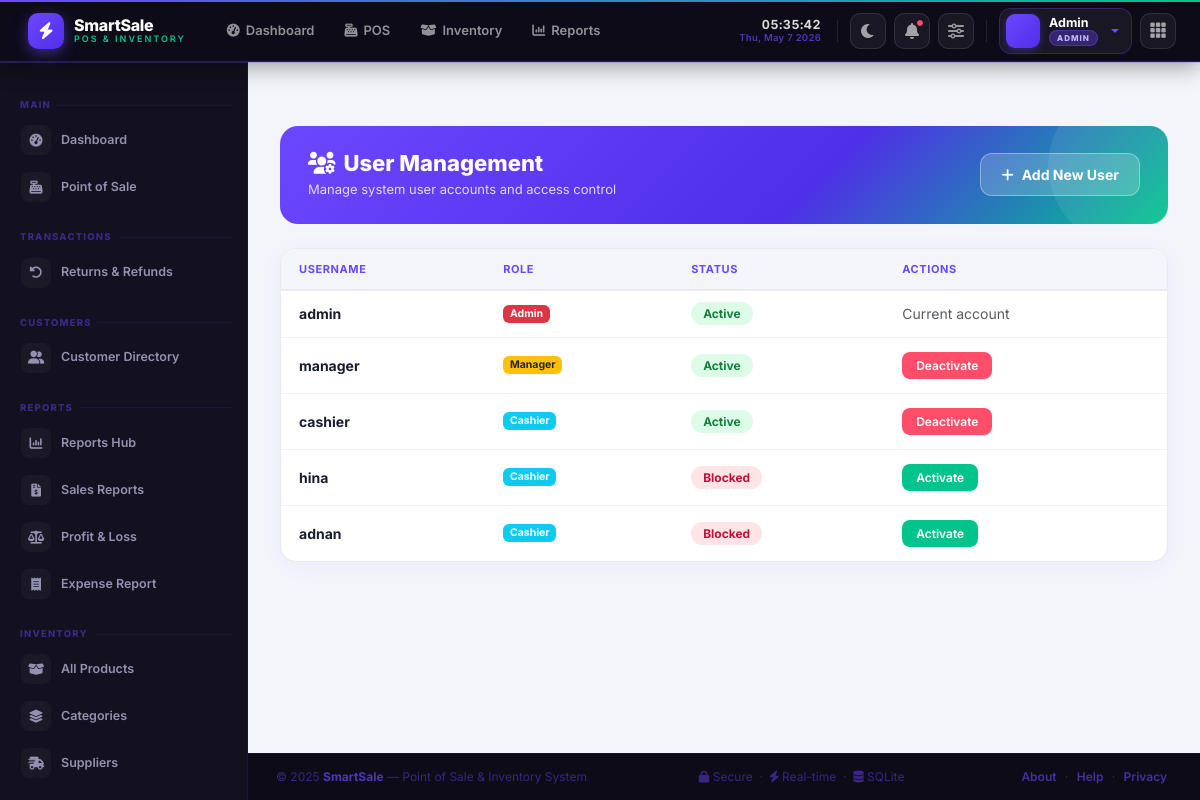
The page /manage-users (signed in) on the database its author committed.
### models.py (models this page shows, shortened)
class User(UserMixin, db.Model):
    __tablename__ = 'users'
    id = db.Column(db.Integer, primary_key=True)
    username = db.Column(db.String(80), unique=True, nullable=False)
    email = db.Column(db.String(120), unique=True, nullable=True)
    password_hash = db.Column(db.String(200), nullable=False)
    role = db.Column(db.String(20), nullable=False, default='cashier')
    is_active = db.Column(db.Boolean, default=True)
    created_at = db.Column(db.DateTime, default=datetime.utcnow)
    reset_token = db.Column(db.String(100), nullable=True)
    reset_token_expiry = db.Column(db.DateTime, nullable=True)
    transactions = db.relationship('Transaction', back_populates='cashier', lazy=True)
    def is_admin(self):
        return self.role == 'admin'

### app.py (the view)
@app.route('/manage-users')
@login_required
@admin_or_manager_required
def manage_users():
    users = User.query.all()
    return render_template('manage_users.html', users=users, datetime=datetime)

### app.py (called while the page is built, shortened)
@app.context_processor
def inject_settings():
    settings = SystemSettings.query.first()
    return dict(settings=settings)

def admin_or_manager_required(f):
    @wraps(f)
    def decorated_function(*args, **kwargs):
        if not current_user.is_authenticated:
            flash('Please login to access', 'error')
            return redirect(url_for('login'))
        if not (current_user.is_admin() or current_user.is_manager()):
            flash('Admin or Manager access required', 'error')
            return redirect(url_for('dashboard'))
        return f(*args, **kwargs)
    return decorated_function

@login_manager.user_loader
def load_user(user_id):
    return User.query.get(int(user_id))

### templates/manage_users.html (shortened to what this page needs)
﻿{% extends "base.html" %}
{% block head %}
<link rel="stylesheet" href="{{ url_for('static', filename='css/manage_users.css') }}">
{% endblock %}
{% block content %}
<div class="page-head">
    <div>
        <h2><i class="fas fa-users-cog me-2"></i>User Management</h2>
        <p>Manage system user accounts and access control</p>
    </div>
    <a href="{{ url_for('register') }}" class="btn-add-user">
        <i class="fas fa-plus"></i> Add New User
    </a>
</div>
<div class="user-card">
    <div class="p-0">
        <table class="user-table">
            <thead>
                <tr><th>Username</th><th>Role</th><th>Status</th><th>Actions</th></tr>
            </thead>
            <tbody>
                {% for user in users %}
                <tr>
                    <td><strong>{{ user.username }}</strong></td>
                    <td>
                        <span class="badge
                            {% if user.role == 'admin' %}bg-danger
                            {% elif user.role == 'manager' %}bg-warning text-dark
                            {% else %}bg-info{% endif %}">
                            {{ user.role|capitalize }}
                        </span>
                    </td>
                    <td>
                        <span class="status-badge {% if user.is_active %}status-active{% else %}status-inactive{% endif %}">
                            {{ 'Active' if user.is_active else 'Blocked' }}
                        </span>
                    </td>
                    <td>
                        {% if user.id != current_user.id %}
                            {% if user.is_active %}
                                <a href="{{ url_for('toggle_user', user_id=user.id) }}" class="action-btn btn-deactivate" onclick="return confirm('Deactivate this user?')">Deactivate</a>
                            {% else %}
                                <a href="{{ url_for('toggle_user', user_id=user.id) }}" class="action-btn btn-activate" onclick="return confirm('Activate this user?')">Activate</a>
                            {% endif %}
                        {% else %}
                            <span class="text-muted">Current account</span>
                        {% endif %}
                    </td>
                </tr>
                {% endfor %}
            </tbody>
        </table>
    </div>
</div>
{% endblock %}

### templates/base.html (shortened to what this page needs)
<!DOCTYPE html>
<html lang="en">
<head>
    <link href="https://cdn.jsdelivr.net/npm/bootstrap@5.3.0/dist/css/bootstrap.min.css" rel="stylesheet">
    <link rel="stylesheet" href="https://cdnjs.cloudflare.com/ajax/libs/font-awesome/6.0.0/css/all.min.css">
    <link rel="stylesheet" href="https://cdn.jsdelivr.net/npm/bootstrap-icons@1.11.3/font/bootstrap-icons.min.css">
    <link rel="stylesheet" href="{{ url_for('static', filename='css/base.css') }}">
    {% block head %}{% endblock %}
</head>
<body class="{% if settings and settings.theme == 'dark' %}dark-mode{% endif %}">
{% if current_user.is_authenticated %}
<div class="sidebar" id="sidebar">
    <div class="sidebar-menu">
        <div class="menu-section">
            <div class="menu-heading">Main</div>
            <a href="{{ url_for('dashboard') }}" class="menu-item {% if request.endpoint == 'dashboard' %}active{% endif %}">
                <span class="mi-icon"><i class="fas fa-tachometer-alt"></i></span> Dashboard
            </a>
            <a href="{{ url_for('pos') }}" class="menu-item {% if request.endpoint == 'pos' %}active{% endif %}">
                <span class="mi-icon"><i class="fas fa-cash-register"></i></span> Point of Sale
            </a>
        </div>
        <div class="menu-section">
            <div class="menu-heading">Transactions</div>
            <a href="{{ url_for('returns_page') }}" class="menu-item">
                <span class="mi-icon"><i class="fas fa-rotate-left"></i></span> Returns & Refunds
            </a>
        </div>
        <div class="menu-section">
            <div class="menu-heading">Customers</div>
            <a href="{{ url_for('customers_page') }}" class="menu-item">
                <span class="mi-icon"><i class="fas fa-user-group"></i></span> Customer Directory
            </a>
        </div>
        {% if current_user.role != 'cashier' %}
        <div class="menu-section">
            <div class="menu-heading">Reports</div>
            <a href="{{ url_for('reports_dashboard') }}" class="menu-item">
                <span class="mi-icon"><i class="fas fa-chart-column"></i></span> Reports Hub
            </a>
            <a href="{{ url_for('sales') }}" class="menu-item">
                <span class="mi-icon"><i class="fas fa-file-invoice-dollar"></i></span> Sales Reports
            </a>
            <a href="{{ url_for('profit_loss_page') }}" class="menu-item">
                <span class="mi-icon"><i class="fas fa-scale-balanced"></i></span> Profit & Loss
            </a>
            <a href="{{ url_for('expenses_page') }}" class="menu-item">
                <span class="mi-icon"><i class="fas fa-receipt"></i></span> Expense Report
            </a>
        </div>
        <div class="menu-section">
            <div class="menu-heading">Inventory</div>
            <a href="{{ url_for('inventory') }}" class="menu-item {% if request.endpoint == 'inventory' %}active{% endif %}">
                <span class="mi-icon"><i class="fas fa-box-open"></i></span> All Products
            </a>
            <a href="{{ url_for('categories_page') }}" class="menu-item">
                <span class="mi-icon"><i class="fas fa-layer-group"></i></span> Categories
            </a>
            <a href="{{ url_for('suppliers_page') }}" class="menu-item">
                <span class="mi-icon"><i class="fas fa-truck-fast"></i></span> Suppliers
            </a>
        </div>
        {% endif %}
    </div>
</div>
<nav class="navbar navbar-expand-lg">
    <div class="container-fluid px-3 px-md-4">
        <a class="navbar-brand" href="{{ url_for('dashboard') }}">
            <div class="brand-icon">
                <i class="fas fa-bolt"></i>
            </div>
            <div class="brand-text-wrap">
                <div class="brand-name">SmartSale</div>
                <div class="brand-sub">POS &amp; Inventory</div>
            </div>
        </a>
        <div class="collapse navbar-collapse" id="navMenu">
            <ul class="navbar-nav me-auto mb-2 mb-lg-0 ms-2 gap-1">
                <li class="nav-item">
                    <a class="nav-link" href="{{ url_for('dashboard') }}">
                        <i class="fas fa-tachometer-alt"></i> Dashboard
                    </a>
                </li>
                <li class="nav-item">
                    <a class="nav-link" href="{{ url_for('pos') }}">
                        <i class="fas fa-cash-register"></i> POS
                    </a>
                </li>
                {% if current_user.role != 'cashier' %}
                <li class="nav-item">
                    <a class="nav-link" href="{{ url_for('inventory') }}">
                        <i class="fas fa-box-open"></i> Inventory
                    </a>
                </li>
                <li class="nav-item">
                    <a class="nav-link" href="{{ url_for('reports_dashboard') }}">
                        <i class="fas fa-chart-column"></i> Reports
                    </a>
                </li>
                {% endif %}
            </ul>
            <ul class="navbar-nav align-items-center gap-2 flex-row ms-auto">
                <li class="nav-item d-none d-xl-flex align-items-center">
                    <div class="nav-clock">
                        <span class="clock-time" id="navClock">--:--:--</span>
                        <span class="clock-date" id="navDate">--- --, ----</span>
                    </div>
                </li>
                <li class="nav-item">
                    <button class="dark-toggle" id="darkToggleBtn" title="Toggle Dark Mode" onclick="toggleDarkMode()">
                        <i class="fas fa-moon" id="darkToggleIcon"></i>
                    </button>
                </li>
                <li class="nav-item dropdown">
                    <a class="notif-btn" href="#" id="notifDropdown"
                       data-bs-toggle="dropdown" data-bs-offset="0,8"
                       title="Notifications">
                        <i class="fas fa-bell"></i>
                        <span class="notif-dot" id="notifDot"></span>
                    </a>
                </li>
                <li class="nav-item d-none d-md-block">
                    <a class="nav-icon-btn" href="{{ url_for('settings') }}" title="Settings">
                        <i class="fas fa-sliders"></i>
                    </a>
                </li>
                <li class="nav-item dropdown">
                    <a class="user-trigger dropdown-toggle" href="#" id="userMenu"
                       data-bs-toggle="dropdown" data-bs-offset="0,8"
                       style="text-decoration:none;">
                        {% if current_user.role == 'admin' %}
                            <div class="user-avatar admin"></div>
                            <div class="d-none d-sm-block">
                                <div class="user-info-name">{{ current_user.username|capitalize }}</div>
                                <span class="role-badge admin">ADMIN</span>
                            </div>
                        {% elif current_user.role == 'manager' %}
                            <div class="user-avatar manager"><i class="fas fa-user-tie"></i></div>
                            <div class="d-none d-sm-block">
                                <div class="user-info-name">{{ current_user.username|capitalize }}</div>
                                <span class="role-badge manager">MANAGER</span>
                            </div>
                        {% else %}
                            <div class="user-avatar cashier"><i class="fas fa-user"></i></div>
                            <div class="d-none d-sm-block">
                                <div class="user-info-name">{{ current_user.username|capitalize }}</div>
                                <span class="role-badge cashier">CASHIER</span>
                            </div>
                        {% endif %}
                    </a>
                </li>
                {% if current_user.role != 'cashier' %}
                <li class="nav-item dropdown">
                    <a class="grid-btn" href="#" id="gridDropdown"
                       role="button" data-bs-toggle="dropdown" data-bs-offset="0,8">
                        <i class="bi bi-grid-3x3-gap-fill"></i>
                    </a>
                </li>
                {% endif %}
            </ul>
        </div>
    </div>
</nav>
{% endif %}
<main class="container">
    {% block content %}{% endblock %}
</main>
{% if current_user.is_authenticated %}
<footer class="main-footer">
    <div class="footer-content">
        <div class="footer-left">
            <p>© 2025 <strong style="color:rgba(108,71,255,0.7);">SmartSale</strong> — Point of Sale &amp; Inventory System</p>
        </div>
        <div class="footer-center">
            <p>
                <i class="fas fa-lock"></i> Secure &nbsp;·&nbsp;
                <i class="fas fa-bolt"></i> Real-time &nbsp;·&nbsp;
                <i class="fas fa-database"></i> SQLite
            </p>
        </div>
        <div class="footer-right">
            <a href="#" onclick="alert('SmartSale POS\nVersion: 1.0.0\nFramework: Flask + SQLite\nDeveloped for VU Final Project')">About</a> ·
            <a href="#" onclick="alert('Support\nContact your system administrator.')">Help</a> ·
            <a href="#" onclick="alert('All data is securely stored on local server.')">Privacy</a>
        </div>
    </div>
</footer>
{% endif %}
</body>
</html>

### static/css/manage_users.css (style rules this page uses)
.page-head::before { content: ''; position: absolute; top: -40px; right: -40px; width: 160px; height: 160px; background: rgba(255,255,255,0.08); border-radius: 50%; }
.page-head h2 { font-size: 22px; font-weight: 800; margin: 0 0 4px; }
.page-head p { font-size: 13px; opacity: 0.8; margin: 0; }
.btn-add-user { background: rgba(255,255,255,0.18); border: 1.5px solid rgba(255,255,255,0.35); color: white; padding: 10px 20px; border-radius: 12px; font-weight: 700; font-size: 14px; cursor: pointer; display: inline-flex; align-items: center; gap: 8px; text-decoration: none; transition: background 0.2s; white-space: nowrap; }
.user-card { background: white; border-radius: 16px; border: 1px solid #e8eaf0; box-shadow: 0 4px 20px rgba(108,71,255,0.07); overflow: hidden; }
.user-table { width: 100%; border-collapse: collapse; }
.user-table th { padding: 13px 18px; background: #f4f5fb; font-weight: 700; font-size: 11px; text-transform: uppercase; letter-spacing: 0.6px; color: #6c47ff; border-bottom: 2px solid #e8eaf0; }
.user-table td { padding: 14px 18px; border-bottom: 1px solid #f0f2f8; font-size: 14px; color: #1a1d2e; vertical-align: middle; }
.user-table tr:last-child td { border-bottom: none; }
.status-badge { padding: 4px 12px; border-radius: 20px; font-size: 12px; font-weight: 700; }
.status-active { background: #dcfce7; color: #15803d; }
.status-inactive { background: #ffe4e6; color: #be123c; }
.action-btn { padding: 6px 14px; border-radius: 8px; font-size: 12px; font-weight: 600; border: none; cursor: pointer; text-decoration: none; display: inline-block; transition: opacity 0.15s; }
.btn-deactivate { background: #ff4d6a; color: white; }
.btn-activate { background: #00c48c; color: white; }

### rows shown on the page
User: username "Admin", username "admin", role "Admin", is_active "Active", shows "Current account"
User: username "manager", role "Manager", is_active "Active"
User: username "cashier", role "Cashier", is_active "Active"
User: username "hina", role "Cashier", is_active "Blocked"
User: username "adnan", role "Cashier", is_active "Blocked"
